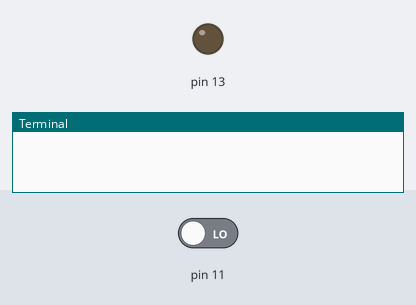
The program below on a simulated Raspberry Pi (header pin numbers). On the bench: output pins drawn as LEDs (lit = HIGH), the last lines printed to the terminal. The test bench sets the inputs (shaded band); at power-on: pin 11 LOW. The clock reads 2024-03-15 10:24:30 at power-on unless the program sets it; camera commands give no picture and take their timeout (5 s if none is given; 1 s for webcam tools).

Above: at 1.2 s.
1.3 s: pin 11 driven HIGH
At 2.2 s:
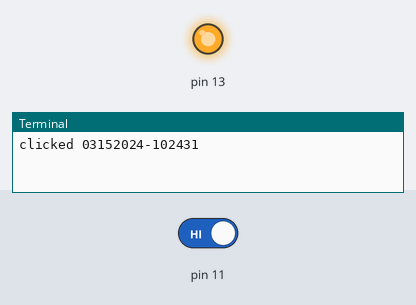
Timing chart, 0 to 4.3 s (numbered marks = the images above; inputs shaded):
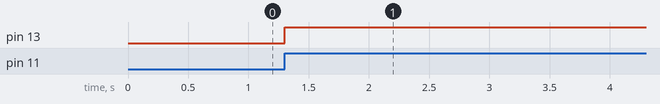

The program:

photoboard.py
```python
import datetime
import subprocess
import RPi.GPIO as GPIO
GPIO.setmode(GPIO.BOARD)

GPIO.setup(13, GPIO.OUT)
GPIO.setup(11, GPIO.IN)

trigger_ready = True


def photoEvent():
 	global trigger_ready
	filename = datetime.datetime.now().strftime("%m%d%Y-%H%M%S")
	cmd = 'raspivid -hf -t 5000 -o ./videos/' + filename + '.h264 && MP4Box -add ./videos/' + filename + '.h264 ./videos/' + filename + '.mp4'

	if trigger_ready:
		trigger_ready = False
		print ("clicked " + filename)
		pid = subprocess.check_call(cmd, shell=True)


while 1:
	if GPIO.input(11):
		GPIO.output(13, True)
		if trigger_ready:
			photoEvent()
			trigger_ready = False
	else:
		GPIO.output(13, False)
		#print "not clicked"
		trigger_ready = True
```

Measured:
- after the input at 1.3 s, pin 13: LOW → HIGH at once
